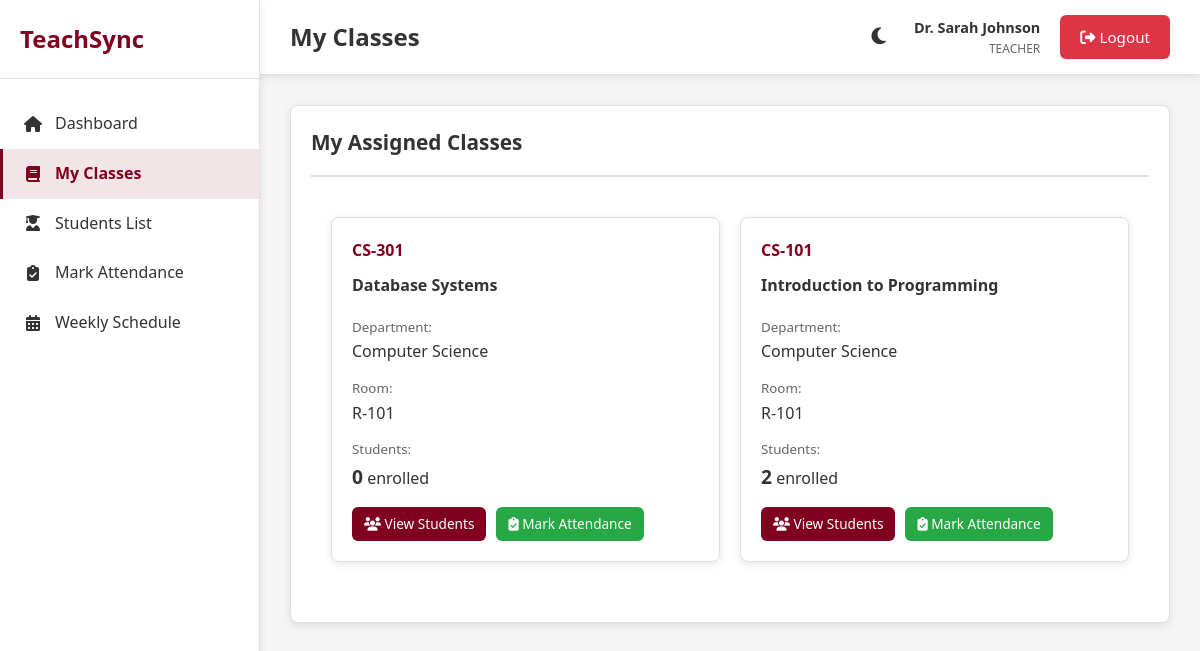
The app's page /classes.php (signed in) with its own data.
### tables this page shows
CREATE TABLE IF NOT EXISTS classes (
    id INT PRIMARY KEY AUTO_INCREMENT,
    class_code VARCHAR(20) UNIQUE NOT NULL,
    class_name VARCHAR(100) NOT NULL,
    department_id INT NOT NULL,
    teacher_id INT NOT NULL,
    room_id INT,
    credits INT DEFAULT 3,
    description TEXT,
    created_at TIMESTAMP DEFAULT CURRENT_TIMESTAMP,
    FOREIGN KEY (department_id) REFERENCES departments(id) ON DELETE CASCADE,
    FOREIGN KEY (teacher_id) REFERENCES teachers(id) ON DELETE CASCADE,
    FOREIGN KEY (room_id) REFERENCES rooms(id) ON DELETE SET NULL
);

CREATE TABLE IF NOT EXISTS departments (
    id INT PRIMARY KEY AUTO_INCREMENT,
    name VARCHAR(100) NOT NULL,
    code VARCHAR(20) UNIQUE NOT NULL,
    description TEXT,
    created_at TIMESTAMP DEFAULT CURRENT_TIMESTAMP
);

CREATE TABLE IF NOT EXISTS rooms (
    id INT PRIMARY KEY AUTO_INCREMENT,
    room_number VARCHAR(20) UNIQUE NOT NULL,
    building VARCHAR(50),
    capacity INT,
    room_type VARCHAR(50),
    created_at TIMESTAMP DEFAULT CURRENT_TIMESTAMP
);

### classes.php (the view, shortened to what this page needs)
<?php
$conn = getDBConnection();
$teacher_id = $_SESSION['teacher_id'] ?? null;
$classes = $conn->query("
    SELECT c.*, d.name as department_name, r.room_number,
           (SELECT COUNT(*) FROM class_students WHERE class_id = c.id) as student_count
    FROM classes c
    LEFT JOIN departments d ON c.department_id = d.id
    LEFT JOIN rooms r ON c.room_id = r.id
    WHERE c.teacher_id = (SELECT id FROM teachers WHERE teacher_id = '$teacher_id')
    ORDER BY c.class_name
")->fetch_all(MYSQLI_ASSOC);
include '../includes/header.php';
?>
<div class="card">
    <div class="card-header">
        <h3 class="card-title">My Assigned Classes</h3>
    </div>
    <?php if (count($classes) > 0): ?>
        <div style="display: grid; grid-template-columns: repeat(auto-fill, minmax(300px, 1fr)); gap: 20px; padding: 20px;">
            <?php foreach ($classes as $class): ?>
                <div class="card" style="padding: 20px;">
                    <h4 style="color: var(--primary-color); margin-bottom: 10px;">
                        <?php echo htmlspecialchars($class['class_code']); ?>
                    </h4>
                    <p style="font-weight: 600; margin-bottom: 15px;">
                        <?php echo htmlspecialchars($class['class_name']); ?>
                    </p>
                    <div style="margin-bottom: 10px;">
                        <small style="color: var(--text-light);">Department:</small><br>
                        <?php echo htmlspecialchars($class['department_name'] ?? 'N/A'); ?>
                    </div>
                    <div style="margin-bottom: 10px;">
                        <small style="color: var(--text-light);">Room:</small><br>
                        <?php echo htmlspecialchars($class['room_number'] ?? 'N/A'); ?>
                    </div>
                    <div style="margin-bottom: 15px;">
                        <small style="color: var(--text-light);">Students:</small><br>
                        <strong style="font-size: 1.2rem;"><?php echo $class['student_count']; ?></strong> enrolled
                    </div>
                    <div style="display: flex; gap: 10px;">
                        <a href="students.php?class_id=<?php echo $class['id']; ?>" class="btn btn-primary btn-sm">
                            <i class="fas fa-users"></i> View Students
                        </a>
                        <a href="attendance.php?class_id=<?php echo $class['id']; ?>" class="btn btn-success btn-sm">
                            <i class="fas fa-clipboard-check"></i> Mark Attendance
                        </a>
                    </div>
                </div>
            <?php endforeach; ?>
        </div>
    <?php endif; ?>
</div>
<?php include '../includes/footer.php'; ?>

### style.css (style rules this page uses)
:root { --primary-color: #800020; --secondary-color: #708090; --accent-color: #A0522D; --bg-color: #f5f5f5; --card-bg: #ffffff; --text-color: #333333; --text-light: #666666; --border-color: #e0e0e0; --success-color: #28a745; --danger-color: #dc3545; --warning-color: #ffc107; --info-color: #17a2b8; --shadow: 0 2px 8px rgba(0,0,0,0.1); --shadow-lg: 0 4px 16px rgba(0,0,0,0.15); }
* { margin: 0; padding: 0; box-sizing: border-box; }
body { font-family: 'Segoe UI', Tahoma, Geneva, Verdana, sans-serif; background-color: var(--bg-color); color: var(--text-color); line-height: 1.6; transition: background-color 0.3s, color 0.3s; }
.card { background: var(--card-bg); border-radius: 8px; padding: 20px; margin-bottom: 20px; box-shadow: var(--shadow); border: 1px solid var(--border-color); }
.card-header { display: flex; justify-content: space-between; align-items: center; margin-bottom: 20px; padding-bottom: 15px; border-bottom: 2px solid var(--border-color); }
.card-title { font-size: 1.3rem; color: var(--text-color); font-weight: 600; }
.btn { padding: 10px 20px; border: none; border-radius: 6px; font-size: 0.95rem; cursor: pointer; transition: all 0.3s; text-decoration: none; display: inline-block; text-align: center; }
.btn-primary { background: var(--primary-color); color: white; }
.btn-success { background: var(--success-color); color: white; }
.btn-sm { padding: 6px 12px; font-size: 0.85rem; }

### records on screen
classes: class_code "CS-301", class_name "Database Systems", department.name "Computer Science", room.room_number "R-101", student_count "0"
classes: class_code "CS-101", class_name "Introduction to Programming", department.name "Computer Science", room.room_number "R-101", student_count "2"

### other values on screen
APP_NAME "TeachSync"
$page_title "My Classes"
$full_name "Dr. Sarah Johnson"
$current_role "TEACHER"
